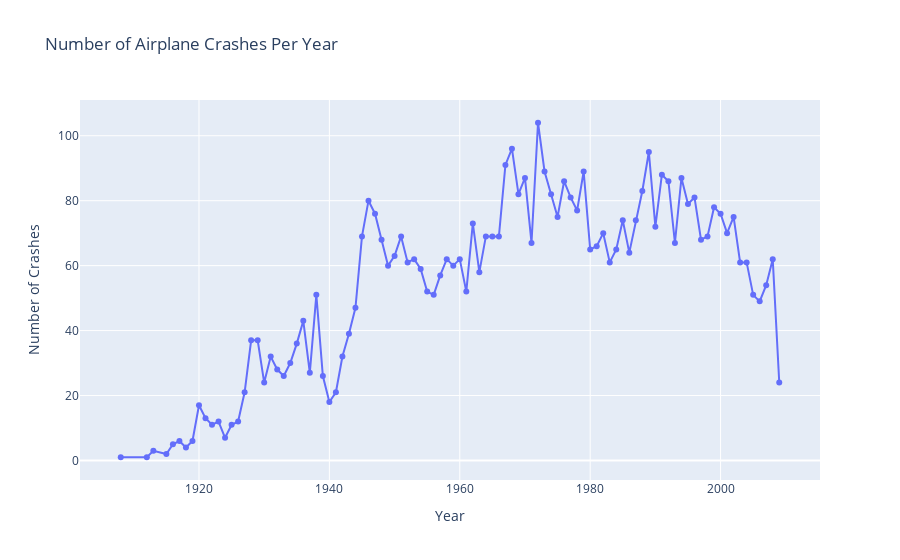

Source (notebook cell):
### Code cell
import plotly.express as px
import pandas as pd

# Assuming 'crashes' DataFrame is already loaded and 'Year' has been extracted
crashes['Year'] = crashes['Date'].dt.year
crashes_per_year = crashes.groupby('Year').size().reset_index()
crashes_per_year.columns = ['Year', 'Number of Crashes']

# Create an interactive plot using Plotly Express
fig = px.line(crashes_per_year, 
              x='Year', 
              y='Number of Crashes', 
              title='Number of Airplane Crashes Per Year',
              markers=True,  # To add markers as in the original plot
              labels={'Number of Crashes': 'Number of Crashes', 'Year': 'Year'})

# Show the figure
fig.show()

# If you need to embed this in a web page:
# fig.write_html('path/to/file.html')  # Save the plot as an HTML file

### Figure 1 — Plotly figure (JSON) as saved in the notebook; plotly's stock layout.template omitted (floating-point values rounded to 4 significant figures)
{"data": [{"hovertemplate": "Year=%{x}<br>Number of Crashes=%{y}<extra></extra>", "legendgroup": "", "line": {"color": "#636efa", "dash": "solid"}, "marker": {"symbol": "circle"}, "mode": "markers+lines", "name": "", "orientation": "v", "showlegend": false, "type": "scatter", "x": [1908, 1912, 1913, 1915, 1916, 1917, 1918, 1919, 1920, 1921, 1922, 1923, 1924, 1925, 1926, 1927, 1928, 1929, 1930, 1931, 1932, 1933, 1934, 1935, 1936, 1937, 1938, 1939, 1940, 1941, 1942, 1943, 1944, 1945, 1946, 1947, 1948, 1949, 1950, 1951, 1952, 1953, 1954, 1955, 1956, 1957, 1958, 1959, 1960, 1961, 1962, 1963, 1964, 1965, 1966, 1967, 1968, 1969, 1970, 1971, 1972, 1973, 1974, 1975, 1976, 1977, 1978, 1979, 1980, 1981, 1982, 1983, 1984, 1985, 1986, 1987, 1988, 1989, 1990, 1991, 1992, 1993, 1994, 1995, 1996, 1997, 1998, 1999, 2000, 2001, 2002, 2003, 2004, 2005, 2006, 2007, 2008, 2009], "xaxis": "x", "y": [1, 1, 3, 2, 5, 6, 4, 6, 17, 13, 11, 12, 7, 11, 12, 21, 37, 37, 24, 32, 28, 26, 30, 36, 43, 27, 51, 26, 18, 21, 32, 39, 47, 69, 80, 76, 68, 60, 63, 69, 61, 62, 59, 52, 51, 57, 62, 60, 62, 52, 73, 58, 69, 69, 69, 91, 96, 82, 87, 67, 104, 89, 82, 75, 86, 81, 77, 89, 65, 66, 70, 61, 65, 74, 64, 74, 83, 95, 72, 88, 86, 67, 87, 79, 81, 68, 69, 78, 76, 70, 75, 61, 61, 51, 49, 54, 62, 24], "yaxis": "y"}], "layout": {"legend": {"tracegroupgap": 0}, "title": {"text": "Number of Airplane Crashes Per Year"}, "xaxis": {"anchor": "y", "domain": [0, 1], "title": {"text": "Year"}}, "yaxis": {"anchor": "x", "domain": [0, 1], "title": {"text": "Number of Crashes"}}}}
